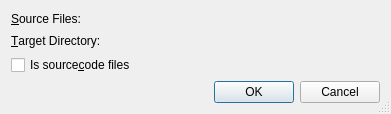
<?xml version="1.0" encoding="UTF-8"?>
<ui version="4.0">
 <class>AddFileDialog</class>
 <widget class="QDialog" name="AddFileDialog">
  <property name="geometry">
   <rect>
    <x>0</x>
    <y>0</y>
    <width>391</width>
    <height>114</height>
   </rect>
  </property>
  <property name="windowTitle">
   <string>Add Files</string>
  </property>
  <property name="whatsThis">
   <string>&lt;b&gt;Add Files Dialog&lt;/b&gt;
&lt;p&gt;This dialog is used to add files to the current project.&lt;/p&gt;</string>
  </property>
  <property name="sizeGripEnabled">
   <bool>true</bool>
  </property>
  <layout class="QVBoxLayout" name="verticalLayout">
   <item>
    <layout class="QGridLayout" name="gridLayout">
     <item row="0" column="0">
      <widget class="QLabel" name="sourceFileLabel">
       <property name="text">
        <string>&amp;Source Files:</string>
       </property>
       <property name="buddy">
        <cstring>sourceFilesPicker</cstring>
       </property>
      </widget>
     </item>
     <item row="0" column="1">
      <widget class="E5PathPicker" name="sourceFilesPicker" native="true">
       <property name="sizePolicy">
        <sizepolicy hsizetype="Expanding" vsizetype="Preferred">
         <horstretch>0</horstretch>
         <verstretch>0</verstretch>
        </sizepolicy>
       </property>
       <property name="focusPolicy">
        <enum>Qt::StrongFocus</enum>
       </property>
       <property name="toolTip">
        <string>Enter the name of files to add separated by &quot;;&quot;</string>
       </property>
       <property name="whatsThis">
        <string>&lt;b&gt;Source Files&lt;/b&gt;
&lt;p&gt;Enter the name of files to add to the current project separated
by &quot;;&quot;. You may select them with a dialog by pressing 
the button to the right.&lt;/p&gt;</string>
       </property>
      </widget>
     </item>
     <item row="1" column="0">
      <widget class="QLabel" name="targetDirLabel">
       <property name="text">
        <string>&amp;Target Directory:</string>
       </property>
       <property name="buddy">
        <cstring>targetDirPicker</cstring>
       </property>
      </widget>
     </item>
     <item row="1" column="1">
      <widget class="E5PathPicker" name="targetDirPicker" native="true">
       <property name="sizePolicy">
        <sizepolicy hsizetype="Expanding" vsizetype="Preferred">
         <horstretch>0</horstretch>
         <verstretch>0</verstretch>
        </sizepolicy>
       </property>
       <property name="focusPolicy">
        <enum>Qt::StrongFocus</enum>
       </property>
       <property name="toolTip">
        <string>Enter the target directory for the file</string>
       </property>
       <property name="whatsThis">
        <string>&lt;b&gt;Target Directory&lt;/b&gt;
&lt;p&gt;Enter the target directory. You may select it
 with a dialog by pressing the button to the right.&lt;/p&gt;</string>
       </property>
      </widget>
     </item>
    </layout>
   </item>
   <item>
    <widget class="QCheckBox" name="sourcecodeCheckBox">
     <property name="toolTip">
      <string>Select, if the files should be added as sourcecode (overriding automatic detection)</string>
     </property>
     <property name="text">
      <string>Is source&amp;code files</string>
     </property>
     <property name="shortcut">
      <string>Alt+C</string>
     </property>
    </widget>
   </item>
   <item>
    <widget class="QDialogButtonBox" name="buttonBox">
     <property name="orientation">
      <enum>Qt::Horizontal</enum>
     </property>
     <property name="standardButtons">
      <set>QDialogButtonBox::Cancel|QDialogButtonBox::Ok</set>
     </property>
    </widget>
   </item>
  </layout>
 </widget>
 <pixmapfunction>qPixmapFromMimeSource</pixmapfunction>
 <customwidgets>
  <customwidget>
   <class>E5PathPicker</class>
   <extends>QWidget</extends>
   <header>E5Gui/E5PathPicker.h</header>
   <container>1</container>
  </customwidget>
 </customwidgets>
 <tabstops>
  <tabstop>sourceFilesPicker</tabstop>
  <tabstop>targetDirPicker</tabstop>
  <tabstop>sourcecodeCheckBox</tabstop>
 </tabstops>
 <resources/>
 <connections>
  <connection>
   <sender>buttonBox</sender>
   <signal>accepted()</signal>
   <receiver>AddFileDialog</receiver>
   <slot>accept()</slot>
   <hints>
    <hint type="sourcelabel">
     <x>43</x>
     <y>112</y>
    </hint>
    <hint type="destinationlabel">
     <x>43</x>
     <y>128</y>
    </hint>
   </hints>
  </connection>
  <connection>
   <sender>buttonBox</sender>
   <signal>rejected()</signal>
   <receiver>AddFileDialog</receiver>
   <slot>reject()</slot>
   <hints>
    <hint type="sourcelabel">
     <x>124</x>
     <y>120</y>
    </hint>
    <hint type="destinationlabel">
     <x>124</x>
     <y>128</y>
    </hint>
   </hints>
  </connection>
 </connections>
</ui>
